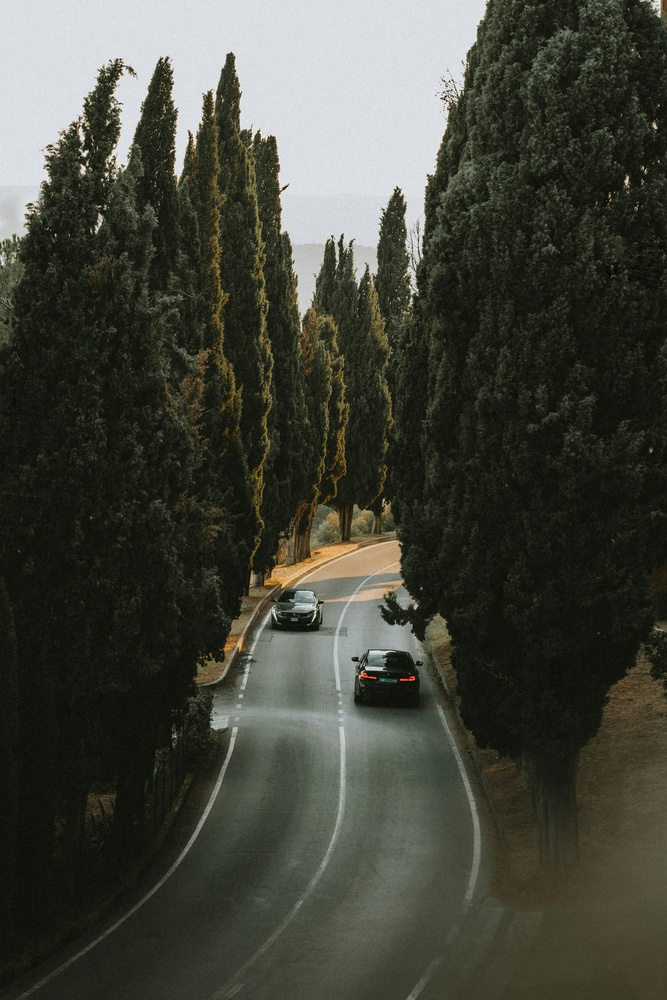
#> input picture sample.jpg, 667 x 1000 px, shrunk from 3000 x 4500 before the run, found by its file name
$ jupyter execute cv_rs_7.ipynb
#> lines starting #> are read from the running program, lines starting #| are printed output that depends on the picture; after the words box and inside, x2 and y2 are one past the last pixel; in counts of white or black regions, pixels touching at a corner belong together
[cell 1]
import os
import numpy as np
import cv2
import matplotlib.pyplot as plt
from skimage.feature import canny
from skimage import segmentation, morphology, filters
from skimage.color import rgb2gray, label2rgb
import scipy.ndimage as nd

plt.rcParams["figure.figsize"] = (12, 8)

if os.path.exists('sample_data/sample.jpg'):
    image_path = 'sample_data/sample.jpg'
elif os.path.exists('sample.jpg'):
    image_path = 'sample.jpg'
else:
    image_path = 'sample.jpg'

if os.path.exists(image_path):

    image_bgr = cv2.imread(image_path)
#> image_bgr is the input picture: shape (1000, 667, 3); mean B, G, R 58.7, 68.7, 66.7
    image_rgb = cv2.cvtColor(image_bgr, cv2.COLOR_BGR2RGB)
    img_gray = rgb2gray(image_rgb)
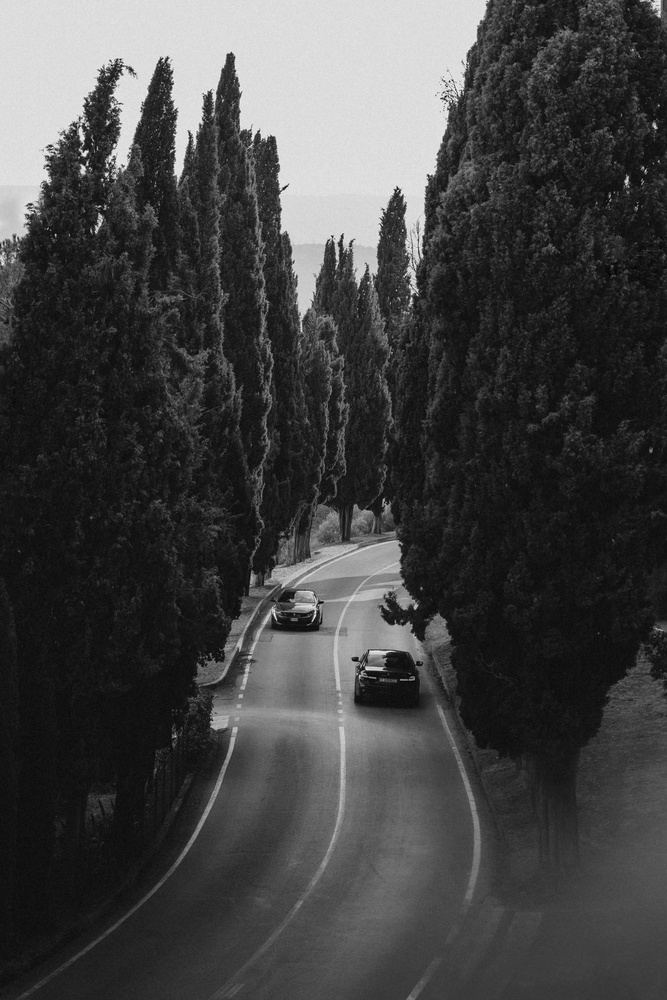
#> img_gray: shape (1000, 667) float64; min 0.00561, max 0.959, mean 0.265

    edges = canny(img_gray)
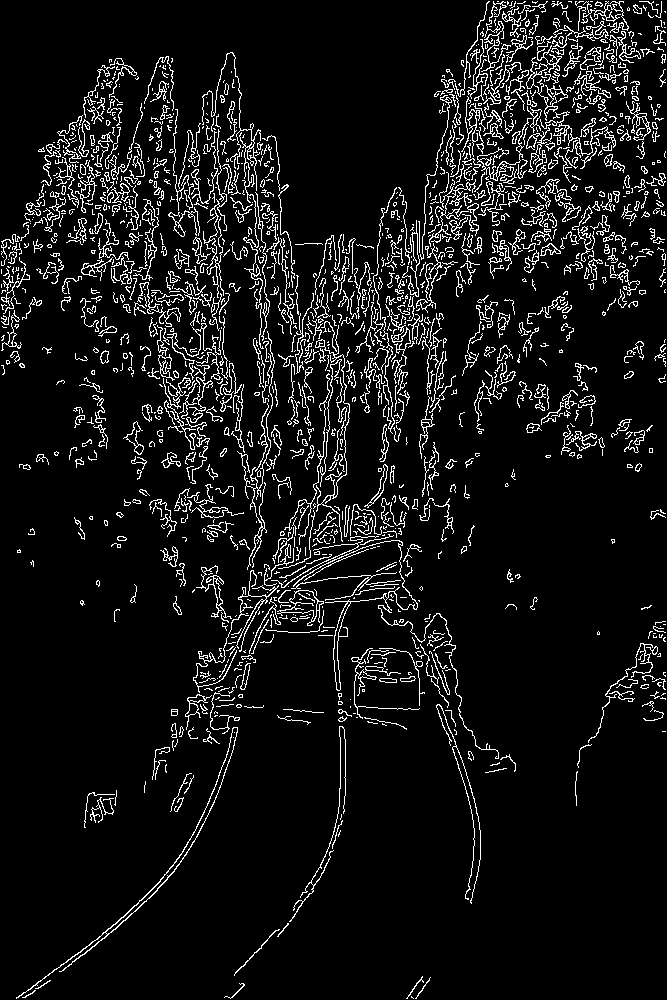
#> edges: shape (1000, 667) bool; 7.8% white in thin lines or dots
    plt.figure()
    plt.imshow(edges, cmap='gray', interpolation='gaussian')
    plt.title('Canny detector')
    plt.axis('off')
    plt.show()

    fill_im = nd.binary_fill_holes(edges)
#> fill_im: shape (1000, 667) bool; 8.8% white in thin lines or dots
    plt.figure()
    plt.imshow(fill_im, cmap='gray')
    plt.title('Region Filling')
    plt.axis('off')
    plt.show()

    elevation_map = filters.sobel(img_gray)
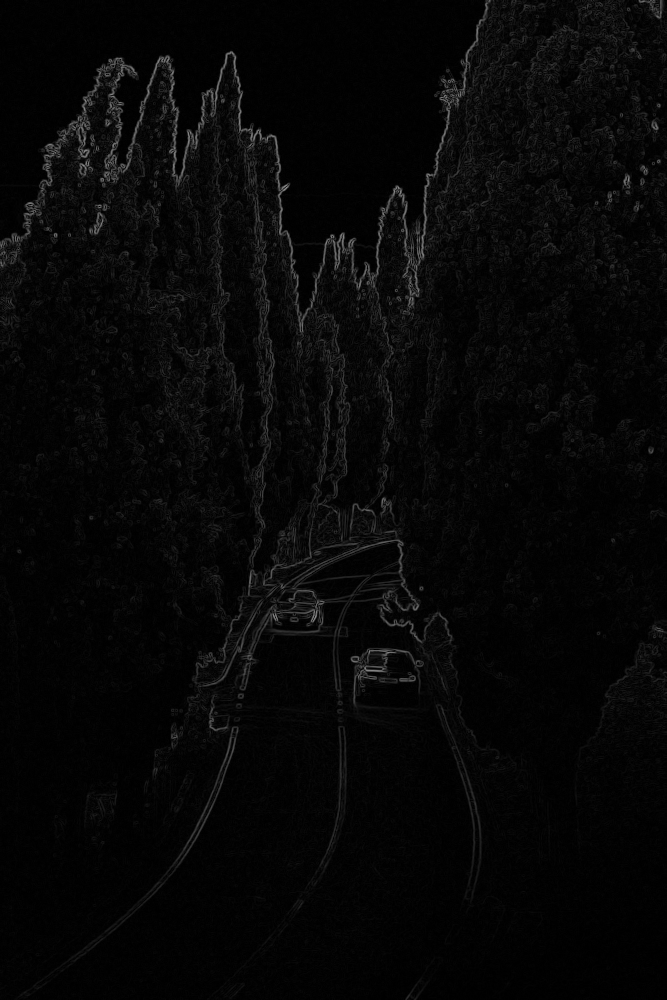
#> elevation_map: shape (1000, 667) float64; min 0, max 0.552, mean 0.0292
    plt.figure()
    plt.imshow(elevation_map, cmap='jet')
    plt.title('Elevation Map')
    plt.axis('off')
    plt.show()

    markers = np.zeros(img_gray.shape, dtype=np.int32)
    markers[img_gray < 0.15] = 1
    markers[img_gray > 0.55] = 2
    plt.figure()
    plt.imshow(markers, cmap='Spectral')
    plt.title('Markers Map')
    plt.axis('off')
    plt.show()
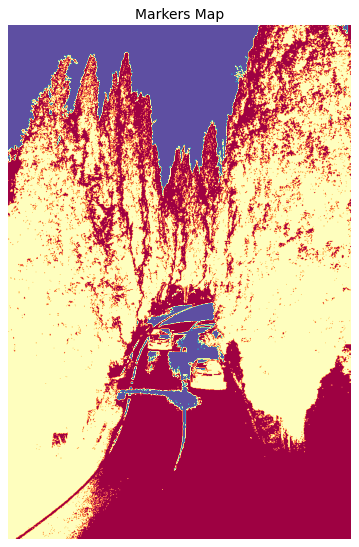
#> figure drawn by matplotlib, 1 panel


    segments = segmentation.watershed(elevation_map, markers)
#> segments: shape (1000, 667) int32; values 1 (black) and 2 (white), 17.3% white; 96 white regions (78 under 20 px), largest, box (x1, y1, x2, y2) and area: (0, 0, 490, 333) 81893, (195, 504, 451, 868) 31138, (182, 727, 238, 855) 636
    plt.figure()
    plt.imshow(segments, cmap='jet')
    plt.title('Watershed Segmentation')
    plt.axis('off')
    plt.show()

    segments_filled = nd.binary_fill_holes(segments - 1)
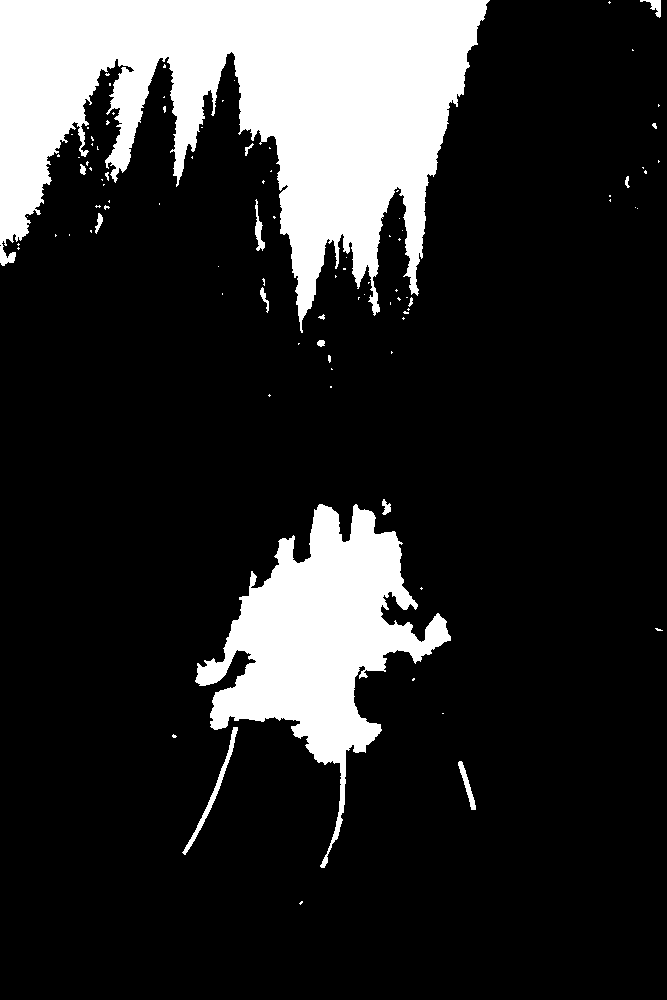
#> segments_filled: shape (1000, 667) bool; 17.5% white; 96 white regions (78 under 20 px), largest, box (x1, y1, x2, y2) and area: (0, 0, 490, 333) 81950, (195, 504, 451, 868) 32495, (182, 727, 238, 855) 636
    label_objects, _ = nd.label(segments_filled)
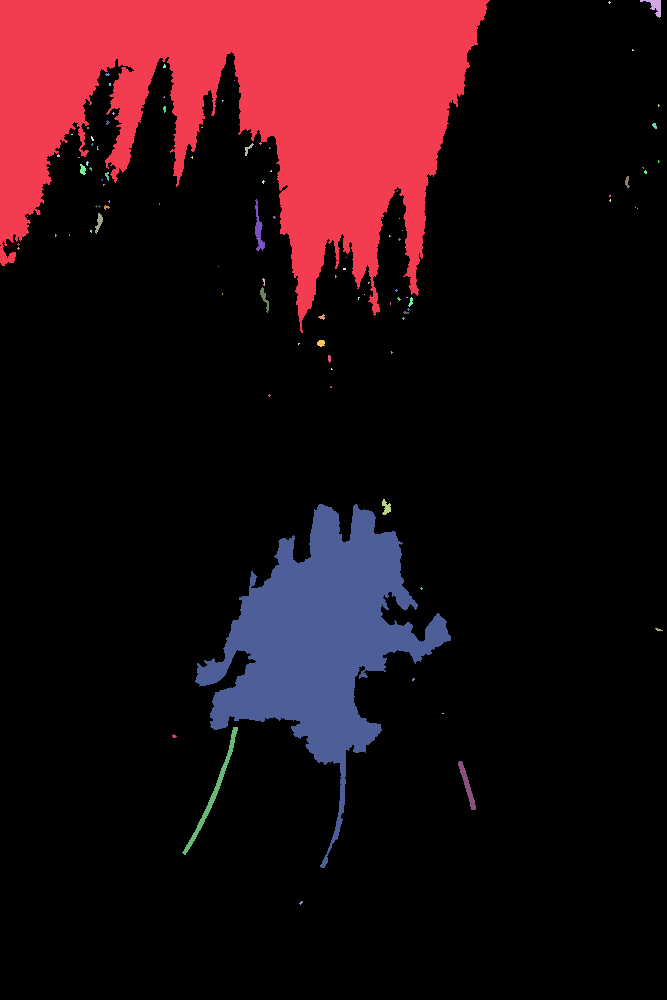
#> label_objects: shape (1000, 667) int32; 99 distinct labels, from 0 to 98; one colour per label, 0 black

    image_label_overlay = label2rgb(label_objects, image=img_gray)
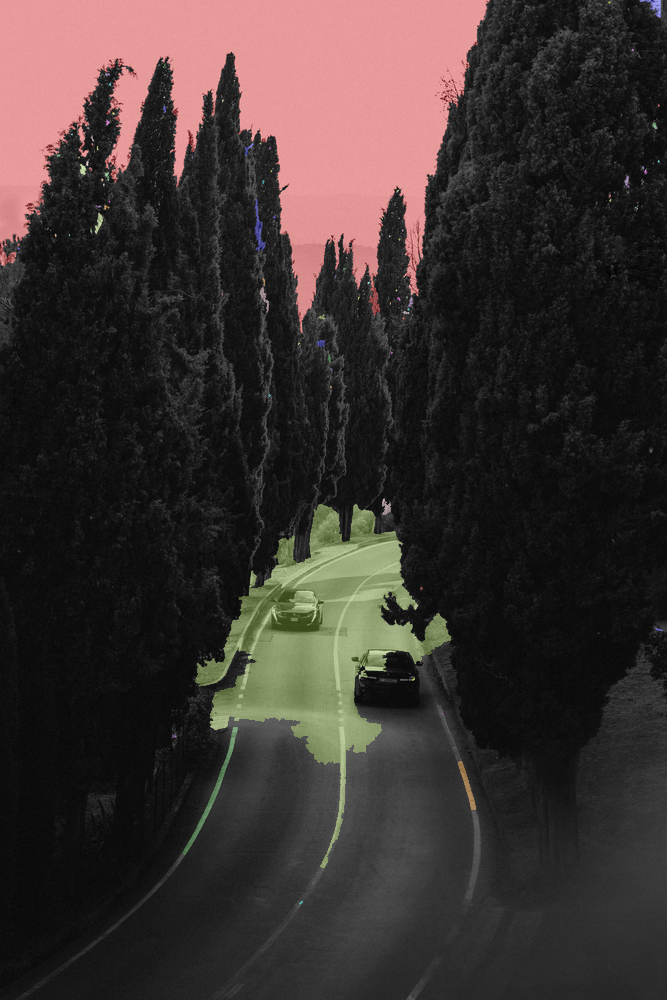
#> image_label_overlay: shape (1000, 667, 3) float64; mean R, G, B 0.232, 0.198, 0.189

    fig, (ax1, ax2) = plt.subplots(1, 2, figsize=(16, 8))
    ax1.imshow(image_rgb)
    ax1.contour(segments_filled, [0.5], linewidths=2.0, colors='w')
    ax1.set_title('Contour Boundary Overlay')
    ax1.axis('off')

    ax2.imshow(image_label_overlay)
    ax2.set_title('Label Array Segmented Output')
    ax2.axis('off')

    plt.show()
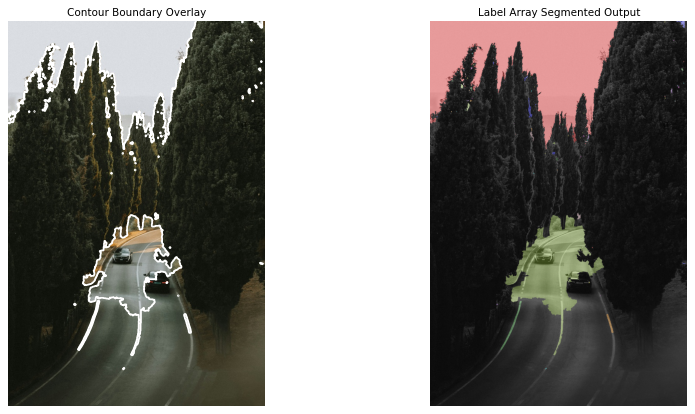
#> figure drawn by matplotlib, 2 panels
else:
    print(f"Error: Could not find '{image_path}'. Please verify it is in your sidebar.")
